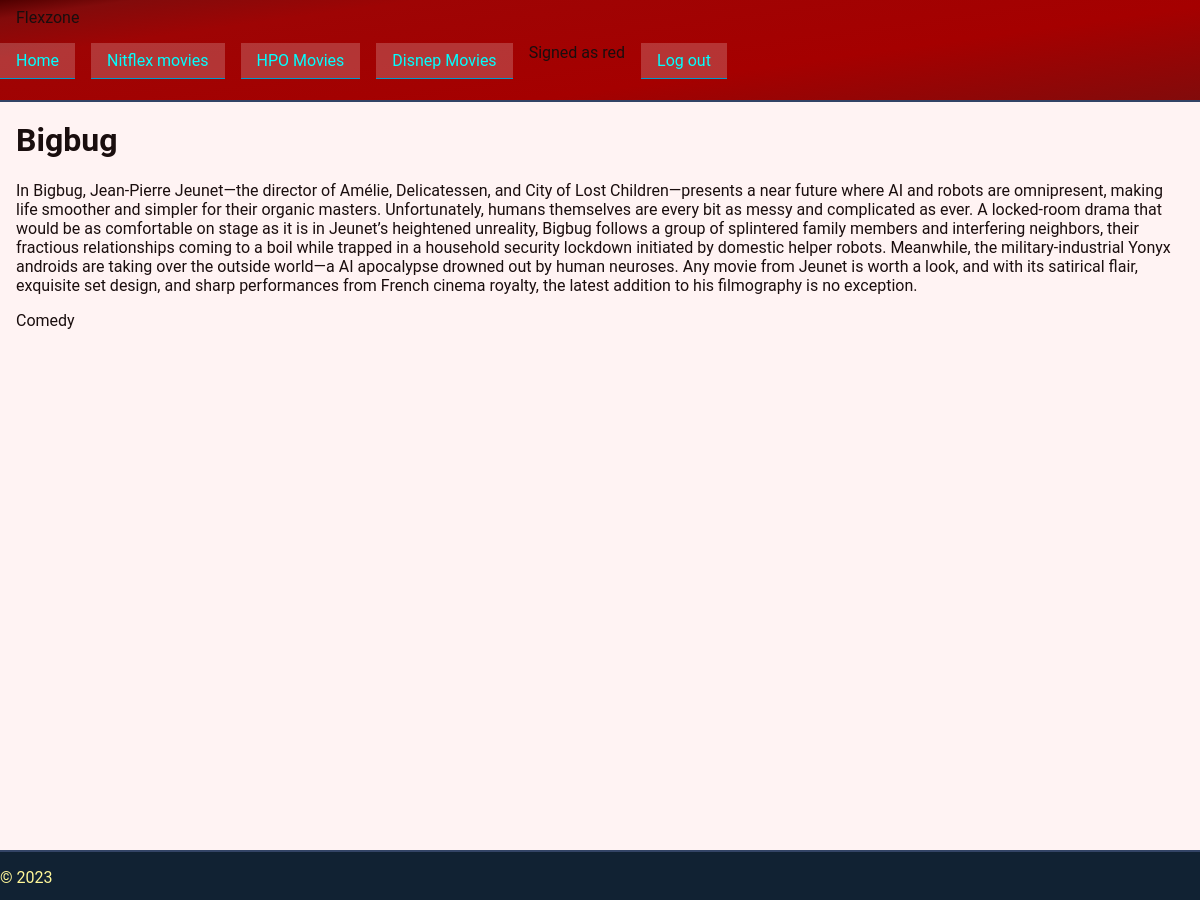
The app's page /movie/14/ (signed in) with its own data.
### flexzone/models.py (models this page shows, shortened)
class Movie(models.Model):
    image = models.ImageField(_('thumbnail'), upload_to='flexzone/thumbnails/', null=True, blank=True)
    title = models.CharField(_('movie name'), max_length=100, db_index=True)
    description = models.TextField(_('description'))
    trailer = models.URLField(null=True, blank=True)
    video = EmbedVideoField(_('video url'), null=True)
    SUB_GROUP = (
        ('-', _('---------')),
        ('n', _('Nitflex')),
        ('h', _('HPO')),
        ('d', _('Disnep')),
    )
    group = models.CharField(_('group'), max_length=1, choices=SUB_GROUP, default='-')
    genres = models.ManyToManyField(
        Genre,
        verbose_name=_('Genres'),
    )
    producers = models.ManyToManyField(
        Producer,
        verbose_name=(_('producer'))
    )
    release_date = models.DateField(_("publish date"), auto_now=False, auto_now_add=False)
    actors = models.ManyToManyField(
        Actor,
        verbose_name=(_('actors')),
)
    class Meta:
        ordering = ['title', 'description', 'genres__genre_name', 'producers__producer_f_name', 'producers__producer_l_name', 'release_date', 'actors__actor_f_name', 'actors__actor_l_name']

class Genre(models.Model):
    genre_name = models.CharField(_('genre'), max_length=50, db_index=True)
    def __str__(self) -> str:
        return f"{self.genre_name}"
    class Meta:
        ordering = ['genre_name']

### flexzone/views.py (the view)
# urls.py: path('movie/<int:movie_id>/', views.movie, name='movie'),
@login_required
def movie(request, movie_id):
    movie = get_object_or_404(models.Movie, id=movie_id)
    profile = get_object_or_404(Profile, user=request.user)
    if not profile.choice_1:
        return render(request, 'flexzone/no_access.html')
    return render(request, 'flexzone/movie.html', {
    'movie': movie,
    'choice': profile,})

### flexzone/templates/flexzone/movie.html (shortened to what this page needs)
{% extends 'base.html' %}
{% load embed_video_tags %}
{% block content %}
<h1>{{ movie.title }}</h1>
<p>{{ movie.description }}</p>
{% for genre in movie.genres.all %}
<p>{{ genre }}</p>
{% endfor %}
{% endblock content %}

### flexzone/templates/base.html (shortened to what this page needs)
<!DOCTYPE html>
<html lang="en">
{% load static i18n %}
<head>
    <link rel="stylesheet" href="{% static 'admin/css/fonts.css' %}">
    <link rel="stylesheet" href="{% static 'flexzone/css/style.css' %}">
</head>
<body>
    <header>
        <span class='logo'>Flexzone</span>
        <div class="container">
        <ul>
            <li><a href="{% url 'index' %}">Home</a></li>
            <li><a href="{% url 'nitflex_movie_list' %}">Nitflex movies</a></li>
            <li><a href="{% url 'hpo_movie_list' %}">HPO Movies</a></li>
            <li><a href="{% url 'disnep_movie_list' %}">Disnep Movies</a></li>
            {% if request.user.is_authenticated %}
            <span>Signed as {{ request.user }}</span>
                <li><a href="{% url 'logout' %}">Log out</a></li>
            {% else %}
                <li><a href="{% url 'login' %}">Log in</a></li>
                <li><a href="{% url 'register' %}">Sign up</a></li>
            {% endif %}
        </ul></div>
        </header>
        <main><div class="container">
            {% block content %}{% endblock content %}</div></main>
        <footer><div class="container"><p>&copy; {% now "Y" %}</p></div></footer>
</body>
</html>

### flexzone/static/flexzone/css/style.css (style rules this page uses)
body { background-color: #fff3f3; color: #1a0e0e; margin: 0; padding: 0; display: grid; grid-template-columns: 100%; grid-template-rows: 100px calc(100vh - 50px) 50px; grid-template-areas: "header" "main" "footer" ; font-family: 'Roboto'; }
a { color: aqua; text-decoration: none; background-color: #fff3; border-bottom: 1px solid #09c; }
header { grid-area: header; height: 100px; background: linear-gradient(352deg, #820B0B 0%, #A50000 35%, #9E0404 78%, #820B0B 93%, #4E0000 100%); border-bottom: 2px solid #346; width: 100%; flex-wrap: nowrap; overflow: hidden; }
main { grid-area: main; overflow: auto; width: 100%; }
footer { grid-area: footer; width: 100%; background-color: #123; color: #fff799; border-top: 2px solid #346; }
header .container, main .container, footer .container { width: 100%; max-width: 1200px; margin: 0 auto; box-sizing: border-box; }
main .container, footer.container { padding: 0 16px; }
header ul { display: flex; flex-direction: row; justify-content: flex-start; padding-inline-start: 0; margin: 8px 0; gap: 16px; overflow-x: auto; }
header ul li { display: inline-block; }
header ul li a { padding: 8px 16px; display: block; }
.logo { padding: 8px 16px; display: block; }

### records on screen
Movie: title "Bigbug", description "In Bigbug, Jean-Pierre Jeunet—the director of Amélie, Delicatessen, and City of Lost Children—presents a near future where AI and robots are omnipresent, making life smoother and simpler for their organic masters. Unfortunately, humans themselves are every bit as messy and complicated as ever. A locked-room drama that would be as comfortable on stage as it is in Jeunet’s heightened unreality, Bigbug follows a group of splintered family members and interfering neighbors, their fractious relationships coming to a boil while trapped in a household security lockdown initiated by domestic helper robots. Meanwhile, the military-industrial Yonyx androids are taking over the outside world—a AI…"
Genre: genre_name "Comedy"

### other values on screen
{{ request.user }} "red"
